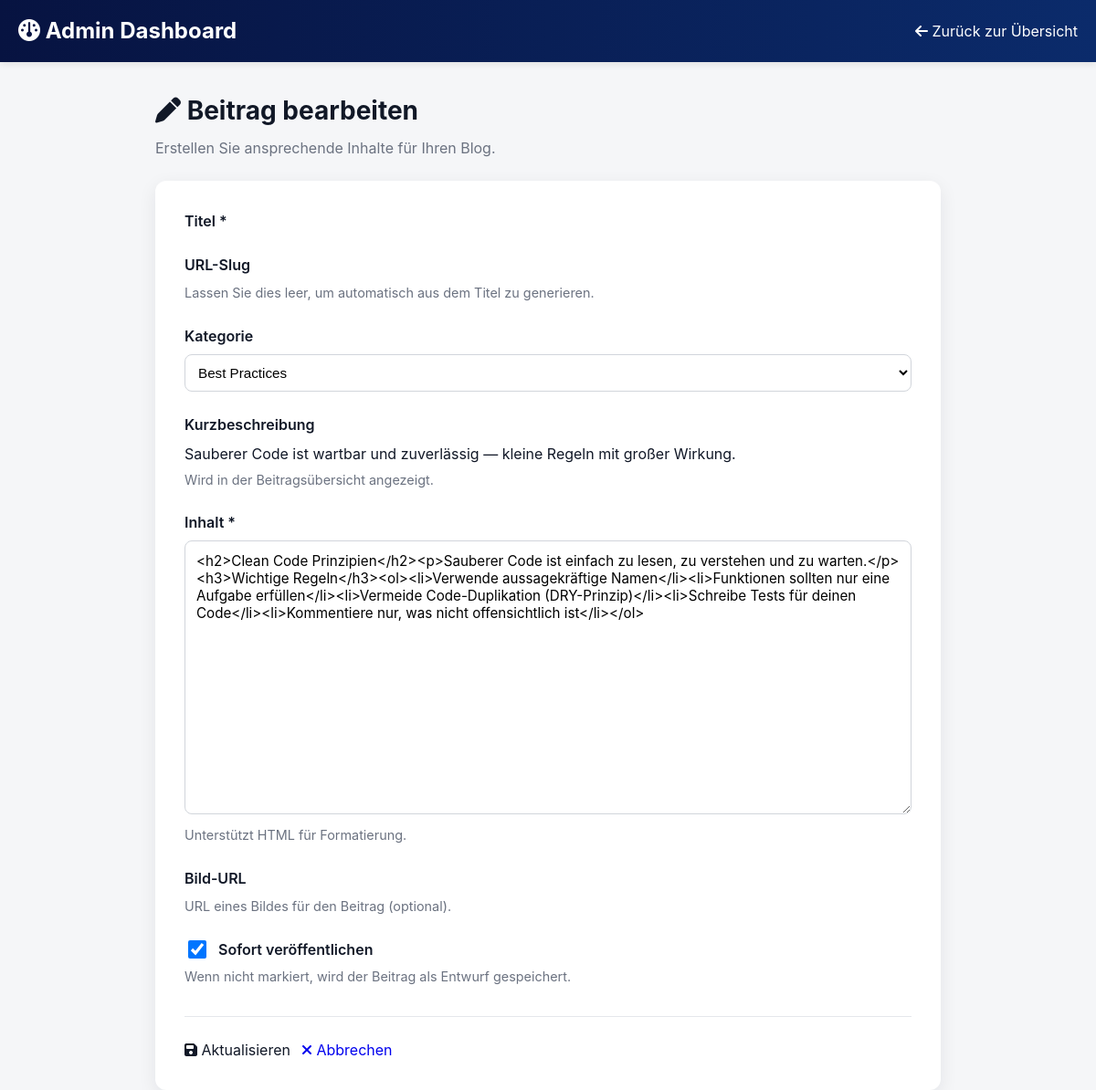
The app's page /admin/post-edit.php?id=3 (signed in) with its own data.
### tables this page shows
CREATE TABLE IF NOT EXISTS posts (
    id INT AUTO_INCREMENT PRIMARY KEY,
    title VARCHAR(200) NOT NULL,
    slug VARCHAR(200) UNIQUE NOT NULL,
    excerpt TEXT,
    content TEXT NOT NULL,
    image_url VARCHAR(500),
    category_id INT,
    author_id INT NOT NULL,
    published BOOLEAN DEFAULT FALSE,
    created_at TIMESTAMP DEFAULT CURRENT_TIMESTAMP,
    updated_at TIMESTAMP DEFAULT CURRENT_TIMESTAMP ON UPDATE CURRENT_TIMESTAMP,
    FOREIGN KEY (category_id) REFERENCES categories(id) ON DELETE SET NULL,
    FOREIGN KEY (author_id) REFERENCES users(id) ON DELETE CASCADE,
    INDEX idx_slug (slug),
    INDEX idx_published (published),
    INDEX idx_created_at (created_at)
);

CREATE TABLE IF NOT EXISTS categories (
    id INT AUTO_INCREMENT PRIMARY KEY,
    name VARCHAR(50) UNIQUE NOT NULL,
    slug VARCHAR(50) UNIQUE NOT NULL,
    color VARCHAR(20) DEFAULT 'info',
    created_at TIMESTAMP DEFAULT CURRENT_TIMESTAMP,
    INDEX idx_slug (slug)
);

### includes/posts.php (called while the page is built, shortened)
<?php
function getPostById($db, $id) {
    try {
        $stmt = $db->prepare("
            SELECT p.*, c.name as category_name, c.slug as category_slug, c.color as category_color
            FROM posts p
            LEFT JOIN categories c ON p.category_id = c.id
            WHERE p.id = :id
            LIMIT 1
        ");
        $stmt->execute(['id' => $id]);
        return $stmt->fetch();
    } catch(PDOException $e) {
        error_log("Get Post Error: " . $e->getMessage());
        return null;
    }
}
function getAllCategories($db) {
    try {
        $stmt = $db->prepare("SELECT * FROM categories ORDER BY name ASC");
        $stmt->execute();
        return $stmt->fetchAll();
    } catch(PDOException $e) {
        error_log("Get Categories Error: " . $e->getMessage());
        return [];
    }
}

### admin/post-edit.php (the view, shortened to what this page needs)
<?php
require_once '../includes/posts.php';
$database = new Database();
$db = $database->getConnection();
$isEdit = isset($_GET['id']) && is_numeric($_GET['id']);
$post = null;
if ($isEdit) {
    $post = getPostById($db, $_GET['id']);
}
$categories = getAllCategories($db);
?>
<!DOCTYPE html>
<html lang="de">
<head>
    <link rel="stylesheet" href="../style.css">
    <link rel="stylesheet" href="https://early.webawesome.com/webawesome@3.0.0-beta.6/dist/styles/webawesome.css">
    <link rel="stylesheet" href="https://early.webawesome.com/webawesome@3.0.0-beta.6/dist/styles/themes/awesome.css" />
    <link rel="stylesheet" href="https://cdnjs.cloudflare.com/ajax/libs/font-awesome/6.5.2/css/all.min.css">
</head>
<body>
    <header class="admin-header">
        <div class="admin-header-inner">
            <div>
                <h1 style="margin: 0; font-size: 1.5rem;">
                    <i class="fa-solid fa-gauge"></i> Admin Dashboard
                </h1>
            </div>
            <div>
                <a href="index.php" style="color: white; text-decoration: none;">
                    <wa-button variant="ghost" size="small">
                        <i class="fa-solid fa-arrow-left"></i> Zurück zur Übersicht
                    </wa-button>
                </a>
            </div>
        </div>
    </header>
    <main class="admin-content">
        <div class="page-header">
            <h1>
                <i class="fa-solid fa-<?php echo $isEdit ? 'pen' : 'plus'; ?>"></i>
                <?php echo $isEdit ? 'Beitrag bearbeiten' : 'Neuer Beitrag'; ?>
            </h1>
            <p>Erstellen Sie ansprechende Inhalte für Ihren Blog.</p>
        </div>
        <div class="form-card">
            <form method="POST" action="">
                <div class="form-group">
                    <label for="title">Titel *</label>
                </div>
                <div class="form-group">
                    <label for="slug">URL-Slug</label>
                    <small>Lassen Sie dies leer, um automatisch aus dem Titel zu generieren.</small>
                </div>
                <div class="form-group">
                    <label for="category_id">Kategorie</label>
                    <select id="category_id" name="category_id">
                        <?php foreach ($categories as $cat): ?>
                            <option value="<?php echo $cat['id']; ?>"
                                <?php echo ($post && $post['category_id'] == $cat['id']) ? 'selected' : ''; ?>>
                                <?php echo htmlspecialchars($cat['name']); ?>
                            </option>
                        <?php endforeach; ?>
                    </select>
                </div>
                <div class="form-group">
                    <label for="excerpt">Kurzbeschreibung</label>
                    <wa-textarea
                        id="excerpt"
                        name="excerpt"
                        rows="3"
                        placeholder="Eine kurze Zusammenfassung des Beitrags..."
                    ><?php echo $post ? htmlspecialchars($post['excerpt']) : ''; ?></wa-textarea>
                    <small>Wird in der Beitragsübersicht angezeigt.</small>
                </div>
                <div class="form-group">
                    <label for="content">Inhalt *</label>
                    <textarea
                        id="content"
                        name="content"
                        placeholder="Schreiben Sie hier den Hauptinhalt des Beitrags. Sie können HTML verwenden."
                        required
                    ><?php echo $post ? htmlspecialchars($post['content']) : ''; ?></textarea>
                    <small>Unterstützt HTML für Formatierung.</small>
                </div>
                <div class="form-group">
                    <label for="image_url">Bild-URL</label>
                    <small>URL eines Bildes für den Beitrag (optional).</small>
                </div>
                <div class="form-group">
                    <div class="checkbox-group">
                        <input
                            type="checkbox"
                            id="published"
                            name="published"
                            <?php echo ($post && $post['published']) ? 'checked' : ''; ?>
                        >
                        <label for="published" style="margin: 0; font-weight: 600;">
                            Sofort veröffentlichen
                        </label>
                    </div>
                    <small>Wenn nicht markiert, wird der Beitrag als Entwurf gespeichert.</small>
                </div>
                <div class="form-actions">
                    <wa-button type="submit" variant="primary">
                        <i class="fa-solid fa-save"></i>
                        <?php echo $isEdit ? 'Aktualisieren' : 'Erstellen'; ?>
                    </wa-button>
                    <a href="index.php" style="text-decoration: none;">
                        <wa-button type="button" variant="ghost">
                            <i class="fa-solid fa-xmark"></i> Abbrechen
                        </wa-button>
                    </a>
                </div>
            </form>
        </div>
    </main>
</body>
</html>

### style.css (style rules this page uses)
:root { --bg: #f5f6f8; --card: #ffffff; --muted: #6b7280; --primary: #0b78ff; --accent: #2dd4bf; --text: #111827; --radius: 12px; --container: 1100px; --glass: rgba(255,255,255,0.6); --shadow: 0 6px 20px rgba(17,24,39,0.08); }
* { box-sizing:border-box }
html,body { height:100% }
body { margin:0; font-family: "Inter", system-ui, -apple-system, "Segoe UI", Roboto, "Helvetica Neue", Arial; background:var(--bg); color:var(--text); -webkit-font-smoothing:antialiased; -moz-osx-font-smoothing:grayscale; line-height:1.5; transition:background .25s ease,color .25s ease; -webkit-tap-highlight-color: transparent; }
.form-actions { display:flex;gap:12px;align-items:center;margin-top:8px }

### admin/post-edit.php (style rules this page uses)
.admin-header { background: linear-gradient(90deg, #071341, #0b2b6b); color: white; padding: 16px 0; box-shadow: 0 2px 8px rgba(0,0,0,0.1); }
.admin-header-inner { max-width: 1200px; margin: 0 auto; padding: 0 20px; display: flex; justify-content: space-between; align-items: center; }
.admin-content { max-width: 900px; margin: 32px auto; padding: 0 20px; }
.form-card { background: var(--card); border-radius: var(--radius); padding: 32px; box-shadow: var(--shadow); }
.form-group { margin-bottom: 24px; }
.form-group label { display: block; margin-bottom: 8px; font-weight: 600; }
.form-group small { display: block; color: var(--muted); margin-top: 6px; font-size: 0.9rem; }
.form-group wa-input, .form-group wa-textarea, .form-group wa-select { width: 100%; }
.form-group textarea { width: 100%; padding: 12px; border: 1px solid #d1d5db; border-radius: 8px; font-family: inherit; font-size: 0.95rem; min-height: 300px; resize: vertical; }
.form-group select { width: 100%; padding: 10px; border: 1px solid #d1d5db; border-radius: 8px; font-size: 0.95rem; background: white; }
.form-actions { display: flex; gap: 12px; margin-top: 32px; padding-top: 24px; border-top: 1px solid #e5e7eb; }
.checkbox-group { display: flex; align-items: center; gap: 10px; }
.checkbox-group input[type="checkbox"] { width: 20px; height: 20px; cursor: pointer; }
.page-header { margin-bottom: 24px; }
.page-header h1 { margin: 0 0 8px 0; font-size: 1.75rem; }
.page-header p { margin: 0; color: var(--muted); }

### records on screen
posts: category_id "Best Practices", excerpt "Sauberer Code ist wartbar und zuverlässig — kleine Regeln mit großer Wirkung.", content "<h2>Clean Code Prinzipien</h2><p>Sauberer Code ist einfach zu lesen, zu verstehen und zu warten.</p><h3>Wichtige Regeln</h3><ol><li>Verwende aussagekräftige Namen</li><li>Funktionen sollten nur eine Aufgabe erfüllen</li><li>Vermeide Code-Duplikation (DRY-Prinzip)</li><li>Schreibe Tests für deinen Code</li><li>Kommentiere nur, was nicht offensichtlich ist</li></ol>", published "☑"
